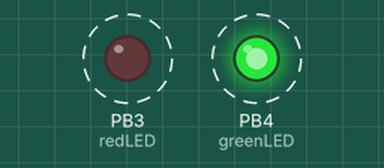
Simulated run of this sketch. Board: ATtiny85, built with avr-gcc and run on an emulated ATtiny85. On the bench: output pins drawn as LEDs (lit = HIGH). Dashed ring = blinking.

Above: at 0.5 s.
Timing chart, 0 to 4.6 s (numbered marks = the images above):
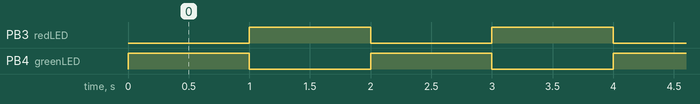

The sketch:

blink-test.ino
```cpp
#define redLED 3
#define greenLED 4

int flipTimer = 1000;
int blinkHelper = 0;

void setup() {
  // put your setup code here, to run once:
  pinMode(greenLED, OUTPUT);
  pinMode(redLED, OUTPUT);
}

void loop() {
  // put your main code here, to run repeatedly:
  if(blinkHelper == 1) {
    digitalWrite(redLED, HIGH);
    digitalWrite(greenLED, LOW);
    blinkHelper = 0;
  }else{
    digitalWrite(redLED, LOW);
    digitalWrite(greenLED, HIGH);
    blinkHelper = 1;
  }
  delay(flipTimer);
}
```

Measured:
- by itself, PB3 (redLED), PB4 (greenLED): alternates HIGH for 1.0 s and LOW for 1.0 s
